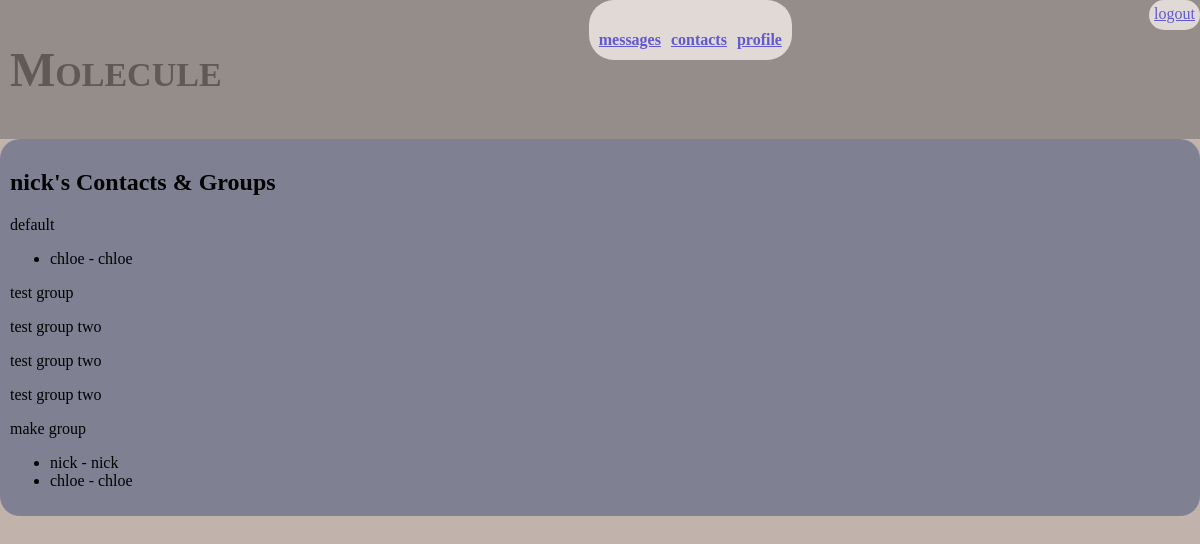
The page /groups/ (signed in) on the database its author committed.
### molecule/models.py (models this page shows)
class Group(models.Model):
    name = models.CharField(max_length=200)
    user = models.ForeignKey(User, on_delete=models.CASCADE)
    contacts = models.ManyToManyField(User, related_name='contact_groups', blank=True)

### molecule/views.py (the view)
# urls.py: url(r'^groups/', views.groups, name='groups'),
@login_required
def groups(request):                # the name of this link is "contacts"
    if request.method == 'POST':
        new_group = Group(name=request.POST['group_name'], user=request.user)   # create new group
        new_group.save()
    groups = Group.objects.filter(user=request.user)
    return render(request, 'molecule/groups.html', {'groups': groups})

### molecule/templates/molecule/groups.html
{% extends 'molecule/loggedin_base.html' %}
{% block content_page %}
    <h2>{{user.username}}'s Contacts & Groups</h2>
    <div>
        {% for group in groups %}
        <p>{{group.name}}</p>
        <ul>
            {% for contact in group.contacts.all %}
                <li>
                   {{ contact.username }} - {{contact.first_name}} {{contact.last_name}}
                </li>
            {% endfor %}
        </ul>
        {% endfor %}
    </div>
{% endblock %}

### rows shown on the page
Group: name "default"
Group: name "test group"
Group: name "test group two"
Group: name "test group two"
Group: name "test group two"
Group: name "make group"

### other values the page prints
{{ user.username }} "nick"
{{ contact.username }} "chloe"
{{ contact.first_name }} "chloe"
{{ contact.username }} "nick"
{{ contact.first_name }} "nick"
